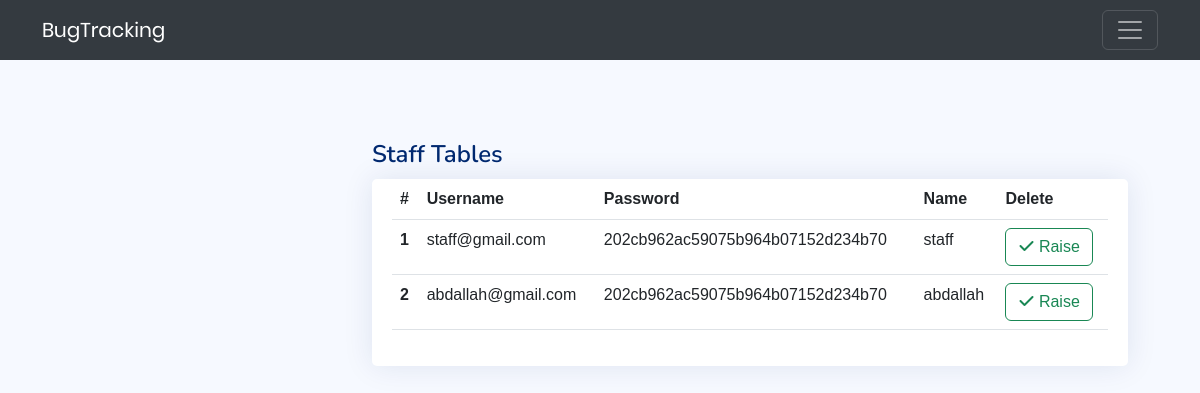
The app's page /views/assign-bug.php (signed in) with its own data.
### tables this page shows
CREATE TABLE `user` (
  `staffID` int(11) NOT NULL,
  `username` varchar(255) NOT NULL,
  `password` varchar(255) NOT NULL,
  `name` varchar(255) NOT NULL,
  `typeID` int(11) NOT NULL DEFAULT 0
);

### models/admin.php (called while the page is built, shortened)
<?php
class Admin extends User
{
    public function getAllStaff()
    {
        $db = new DBController;
        if ($db->openConnect()) {
            $query = "SELECT * FROM user WHERE typeID=0";
            return $db->select($query);
        } else {
            echo "error database connection";
            return false;
        }
    }
}
?>

### controllers/DBController.php (called while the page is built, shortened)
<?php
class DBController
{
    private $dbHost = "localhost";
    private $dbUser = "root";
    private $dbPass = "";
    private $dbName = "bug_tracking";
    public $connection;
    public function openConnect()
    {
        $this->connection = new mysqli($this->dbHost, $this->dbUser, $this->dbPass, $this->dbName);
        if ($this->connection->connect_error) {
            echo "error in connection : " . $this->connection->connect_error;
            return false;
        } else {
            return true;
        }
    }
    public function select($qry)
    {
        $result = $this->connection->query($qry);
        if (!$result) {
            echo "ERROR : " . mysqli_error($this->connection);
            return false;
        } else {
            return $result->fetch_all(MYSQLI_ASSOC);
        }
    }
}
?>

### views/assign-bug.php (the view, shortened to what this page needs)
<?php
if (!isset($_SESSION['userType'])) {
    header("location: login.php");
} else {
    $i = 1;
    require_once '../models/admin.php';
    $admin = new Admin;
    $staffs = $admin->getAllStaff();
}
?>
<!DOCTYPE html>
<html lang="en">
<head>
    <link href="../views/admin/assets/vendor/boxicons/css/boxicons.min.css" rel="stylesheet">
    <link href="../views/admin/assets/vendor/quill/quill.snow.css" rel="stylesheet">
    <link href="../views/admin/assets/vendor/quill/quill.bubble.css" rel="stylesheet">
    <link href="../views/admin/assets/vendor/remixicon/remixicon.css" rel="stylesheet">
    <link href="../views/admin/assets/vendor/simple-datatables/style.css" rel="stylesheet">
    <link rel="stylesheet" href="../views/css/all.min.css">
    <link rel="stylesheet" href="../views/css/util.css">
    <link rel="stylesheet" href="../views/css/main.css">
    <link rel="stylesheet" href="../views/css/style.css">
    <link rel="stylesheet" href="../views/css/bootstrap.min.css">
    <link href="assets/css/style.css" rel="stylesheet">
</head>
<body>
    <nav class="navbar bg-body-secondary sticky-top na" data-bs-theme="dark">
        <div class="container">
            <a class="navbar-brand" href="#">BugTracking</a>
            <button class="navbar-toggler" type="button" data-bs-toggle="offcanvas" data-bs-target="#offcanvasNavbar"
                aria-controls="offcanvasNavbar" aria-label="Toggle navigation">
                <span class="navbar-toggler-icon"></span>
            </button>
        </div>
    </nav>
    <div class="container">
        <main id="main" class="main show-admin">
            <div class="pagetitle">
                <h1>Staff Tables</h1>
            </div>
            <section class="section">
                <div class="row">
                    <div class="col-lg-12">
                        <div class="card">
                            <div class="card-body">
                                <?php
                                if (count($staffs) == 0) {
                                    ?>
                                    <div class="alert alert-danger" role="alert">
                                        There is no any staff
                                    </div>
                                    <?php
                                } else {
                                    ?>
                                    <table class="table datatable">
                                        <thead>
                                            <tr>
                                                <th scope="col">#</th>
                                                <th scope="col">Username</th>
                                                <th scope="col">Password</th>
                                                <th scope="col">Name</th>
                                                <th scope="col">Delete</th>
                                            </tr>
                                        </thead>
                                        <tbody>
                                            <?php
                                            foreach ($staffs as $staff) {
                                                ?>
                                                <tr>
                                                    <th scope="row">
                                                        <?php echo $i++; ?>
                                                    </th>
                                                    <td>
                                                        <?php echo $staff["username"] ?>
                                                    </td>
                                                    <td>
                                                        <?php echo $staff["password"] ?>
                                                    </td>
                                                    <td>
                                                        <?php echo $staff["name"] ?>
                                                    </td>
                                                    <td>
                                                        <form action="assign-bug.php" method="POST">
                                                            <button class="btn btn-outline-success" name="raiseTheBug">
                                                                <i class="fa-solid fa-check"></i> Raise
                                                            </button>
                                                        </form>
                                                    </td>
                                                </tr>
                                                <?php
                                            }
                                            ?>
                                        </tbody>
                                    </table>
                                    <?php
                                }
                                ?>
                            </div>
                        </div>
                    </div>
                </div>
            </section>
        </main>
    </div>
</body>
</html>

### views/css/main.css (style rules this page uses)
* { margin: 0px; padding: 0px; box-sizing: border-box; }
body, html { height: 100%; font-family: Poppins-Regular, sans-serif; }
a { font-family: Poppins-Regular; font-size: 14px; line-height: 1.7; color: #666666; margin: 0px; transition: all 0.4s; -webkit-transition: all 0.4s; -o-transition: all 0.4s; -moz-transition: all 0.4s; }
h1,h2,h3,h4,h5,h6 { margin: 0px; }
button { outline: none !important; border: none; background: transparent; }

### views/css/style.css (style rules this page uses)
.show-admin { margin-top: 20px; }
.card { background: #fff; transition: 0.5s; border: 0; margin-bottom: 30px; border-radius: 0.55rem; position: relative; width: 100%; height: 86.6vh; }
* { margin: 0; padding: 0; font-family: "Hind Siliguri", sans-serif; }
.container { width: 90%; margin: auto; }

### views/admin/assets/css/style.css (style rules this page uses)
:root { scroll-behavior: smooth; }
body { font-family: "Open Sans", sans-serif; background: #f6f9ff; color: #444444; }
a { color: #4154f1; text-decoration: none; }
h1, h2, h3, h4, h5, h6 { font-family: "Nunito", sans-serif; }
#main { margin-top: 60px; padding: 20px 30px; transition: all 0.3s; }
.pagetitle { margin-bottom: 10px; }
.pagetitle h1 { font-size: 24px; margin-bottom: 0; font-weight: 600; color: #012970; }
.card { margin-bottom: 30px; border: none; border-radius: 5px; box-shadow: 0px 0 30px rgba(1, 41, 112, 0.1); }
.card-body { padding: 0 20px 20px 20px; }
@media (min-width: 1200px) { #main, #footer { margin-left: 300px; } }

### records on screen
user: username "staff@gmail.com", password "202cb962ac59075b964b07152d234b70", name "staff"
user: username "abdallah@gmail.com", password "202cb962ac59075b964b07152d234b70", name "abdallah"
